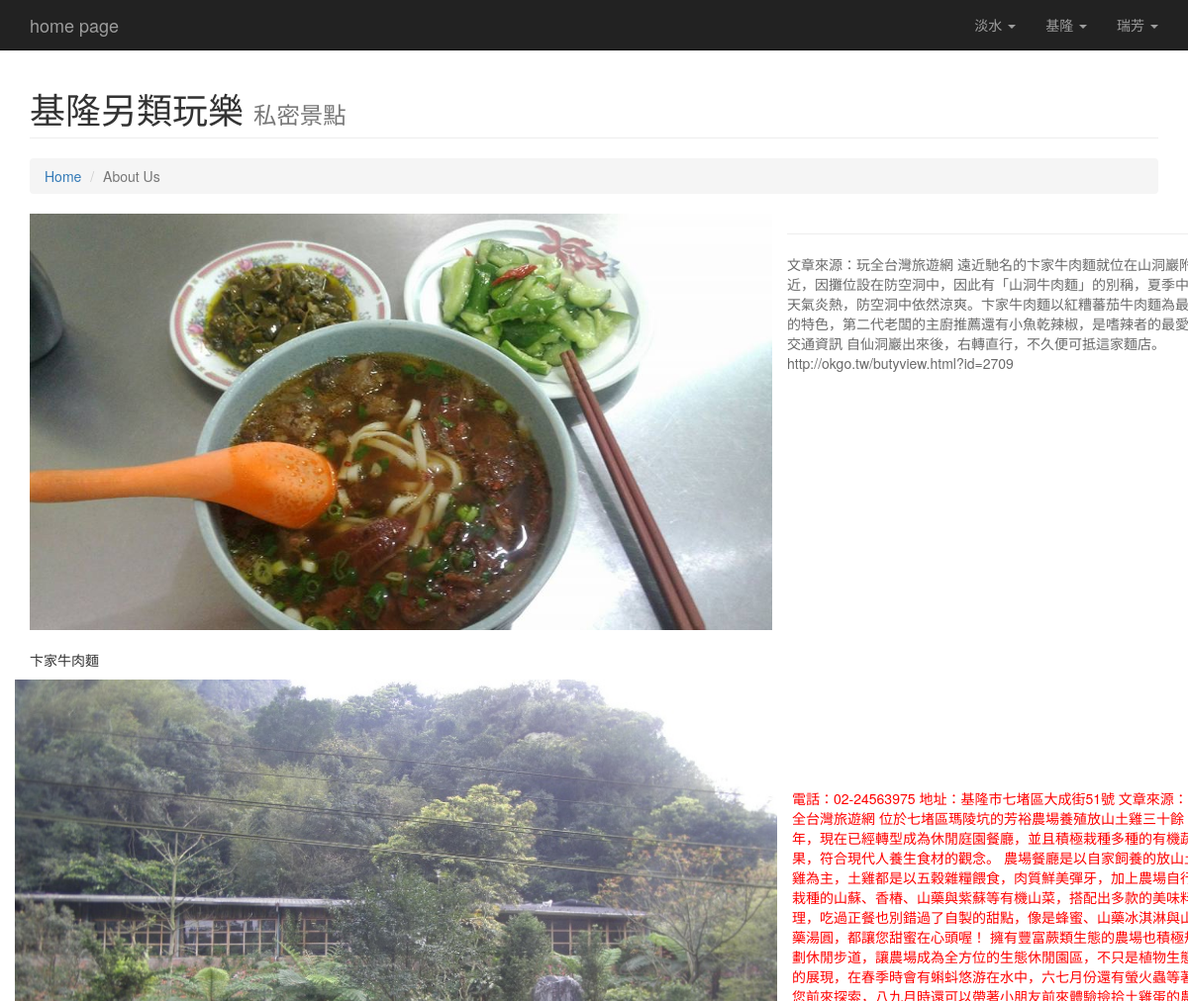
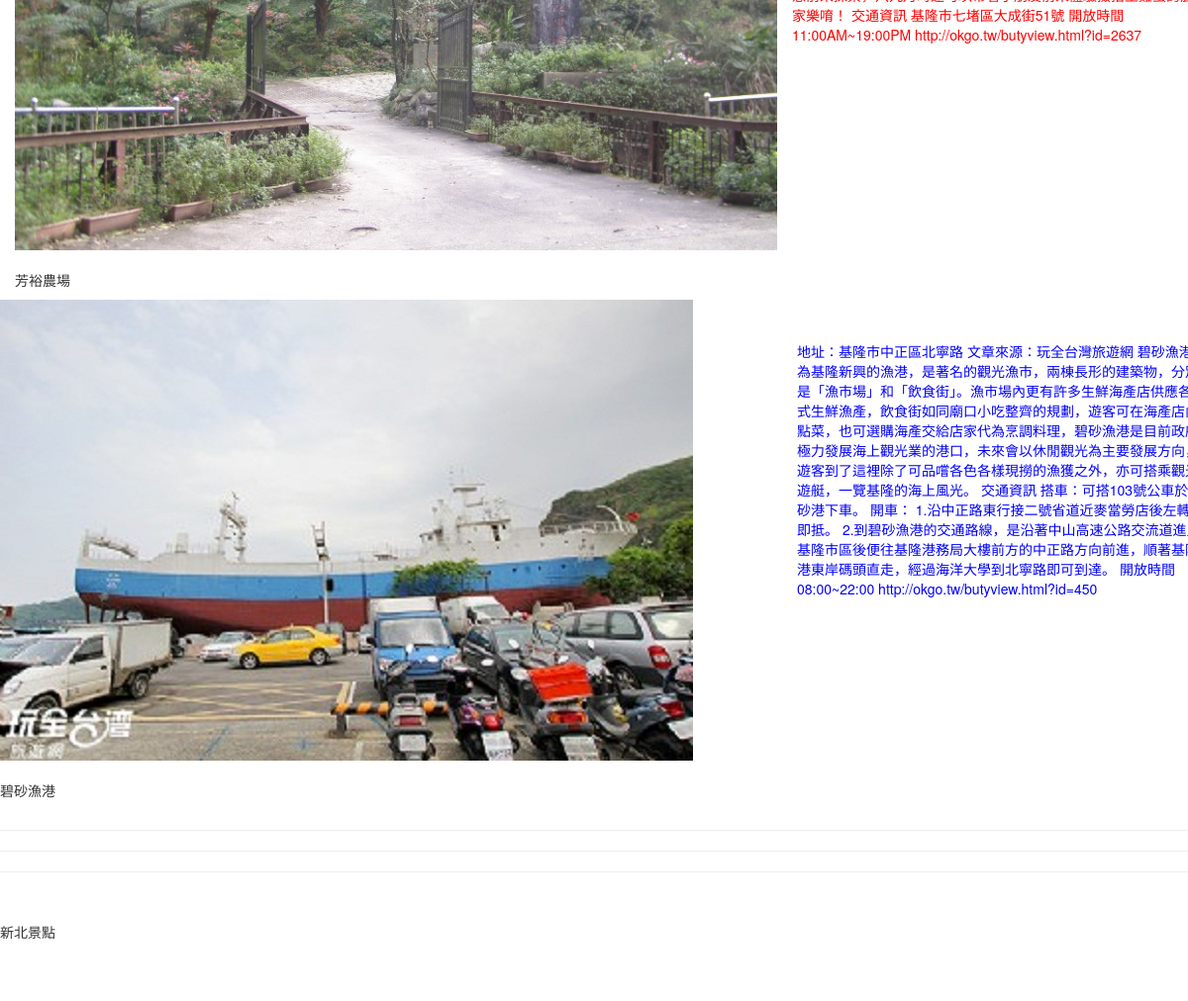
The app's page /4.php with its own data (2 pictures, top to bottom).
### 4.php (the view, shortened to what this page needs)
<?php
$sql = "SELECT * FROM 基隆玩樂 ORDER BY 基隆玩樂編號";
        $result = mysql_query($sql);
        $videos = array();
        while ($row = mysql_fetch_assoc($result)) {
            array_push($videos, $row);
        }
?>
<!DOCTYPE html>
<html lang="en">
<head>
    <link href="css/bootstrap.min.css" rel="stylesheet">
    <link href="css/modern-business.css" rel="stylesheet">
    <link href="font-awesome/css/font-awesome.min.css" rel="stylesheet" type="text/css">
</head>
<body>
    <nav class="navbar navbar-inverse navbar-fixed-top" role="navigation">
        <div class="container">
            <div class="navbar-header">
                <a class="navbar-brand" href="index.php">home page</a>
            </div>
            <div class="collapse navbar-collapse" id="bs-example-navbar-collapse-1">
                <ul class="nav navbar-nav navbar-right">
                    <li class="dropdown">
                        <a href="#" class="dropdown-toggle" data-toggle="dropdown">淡水 <b class="caret"></b></a>
                    </li>
                    <li class="dropdown">
                        <a href="#" class="dropdown-toggle" data-toggle="dropdown">基隆 <b class="caret"></b></a>
                    </li>
                    <li class="dropdown">
                        <a href="#" class="dropdown-toggle" data-toggle="dropdown">瑞芳 <b class="caret"></b></a>
                    </li>
                </ul>
            </div>
        </div>
    </nav>
    <div class="container">
        <div class="row">
            <div class="col-lg-12">
                <h1 class="page-header">基隆另類玩樂
                    <small>私密景點</small>
                </h1>
                <ol class="breadcrumb">
                    <li><a href="index.php">Home</a>
                    </li>
                    <li class="active">About Us</li>
                </ol>
            </div>
        </div>
<?php
for($i=0 ; $i<count($videos); $i++) {
?>
        <div class="row">
            <div class="col-xs-12 col-md-8">
                <a href="portfolio-item.html">
                    <img class="img-responsive img-hover" src="<?=$videos[$i]['基隆玩樂圖片']?>" alt="">
                </a>
                <p><?=$videos[$i]['基隆玩樂名稱']?></p>
            </div>
<?php }?>
        <hr>
        <div class="">
                <font color="dimgray">文章來源：玩全台灣旅遊網
遠近馳名的卞家牛肉麵就位在山洞巖附近，因攤位設在防空洞中，因此有「山洞牛肉麵」的別稱，夏季中午天氣炎熱，防空洞中依然涼爽。卞家牛肉麵以紅糟蕃茄牛肉麵為最大的特色，第二代老闆的主廚推薦還有小魚乾辣椒，是嗜辣者的最愛。
交通資訊
自仙洞巖出來後，右轉直行，不久便可抵這家麵店。
http://okgo.tw/butyview.html?id=2709
</font>
<br>
    <br>
    <br>
    <br>
    <br>
      <br>
     <br>
     <br>
      <br>
     <br>
     <br>
<font color="red">電話：02-24563975
地址：基隆市七堵區大成街51號
文章來源：玩全台灣旅遊網
位於七堵區瑪陵坑的芳裕農場養殖放山土雞三十餘年，現在已經轉型成為休閒庭園餐廳，並且積極栽種多種的有機蔬果，符合現代人養生食材的觀念。
農場餐廳是以自家飼養的放山土雞為主，土雞都是以五穀雜糧餵食，肉質鮮美彈牙，加上農場自行栽種的山蘇、香椿、山藥與紫蘇等有機山菜，搭配出多款的美味料理，吃過正餐也別錯過了自製的甜點，像是蜂蜜、山藥冰淇淋與山藥湯圓，都讓您甜蜜在心頭喔！
擁有豐富蕨類生態的農場也積極規劃休閒步道，讓農場成為全方位的生態休閒園區，不只是植物生態的展現，在春季時會有蝌蚪悠游在水中，六七月份還有螢火蟲等著您前來探索，八九月時還可以帶著小朋友前來體驗撿拾土雞蛋的農家樂唷！
交通資訊
基隆市七堵區大成街51號
開放時間
11:00AM~19:00PM
http://okgo.tw/butyview.html?id=2637
</font>
<br>
    <br>
    <br>
    <br>
    <br>
     <br>
     <br>
     <br>
 <font color="blue">地址：基隆市中正區北寧路
文章來源：玩全台灣旅遊網
碧砂漁港為基隆新興的漁港，是著名的觀光漁市，兩棟長形的建築物，分別是「漁市場」和「飲食街」。漁市場內更有許多生鮮海產店供應各式生鮮漁產，飲食街如同廟口小吃整齊的規劃，遊客可在海產店內點菜，也可選購海產交給店家代為烹調料理，碧砂漁港是目前政府極力發展海上觀光業的港口，未來會以休閒觀光為主要發展方向，遊客到了這裡除了可品嚐各色各樣現撈的漁獲之外，亦可搭乘觀光遊艇，一覽基隆的海上風光。
交通資訊
搭車：可搭103號公車於碧砂港下車。
開車：
1.沿中正路東行接二號省道近麥當勞店後左轉即抵。
2.到碧砂漁港的交通路線，是沿著中山高速公路交流道進入基隆市區後便往基隆港務局大樓前方的中正路方向前進，順著基隆港東岸碼頭直走，經過海洋大學到北寧路即可到達。
開放時間
08:00~22:00
http://okgo.tw/butyview.html?id=450
</font>
            </div>
        </div>
        <hr>
        <hr>
        <hr>
        <footer>
            <div class="row">
                <div class="col-lg-12">
                    <p>新北景點</p>
                </div>
            </div>
        </footer>
    </div>
</body>
</html>

### css/modern-business.css (style rules this page uses)
html, body { height: 100%; }
body { padding-top: 50px; }
footer { margin: 50px 0; }

### records on screen
基隆玩樂: 基隆玩樂圖片 (picture), 基隆玩樂名稱 "卞家牛肉麵"
基隆玩樂: 基隆玩樂圖片 (picture), 基隆玩樂名稱 "芳裕農場"
基隆玩樂: 基隆玩樂圖片 (picture), 基隆玩樂名稱 "碧砂漁港"
